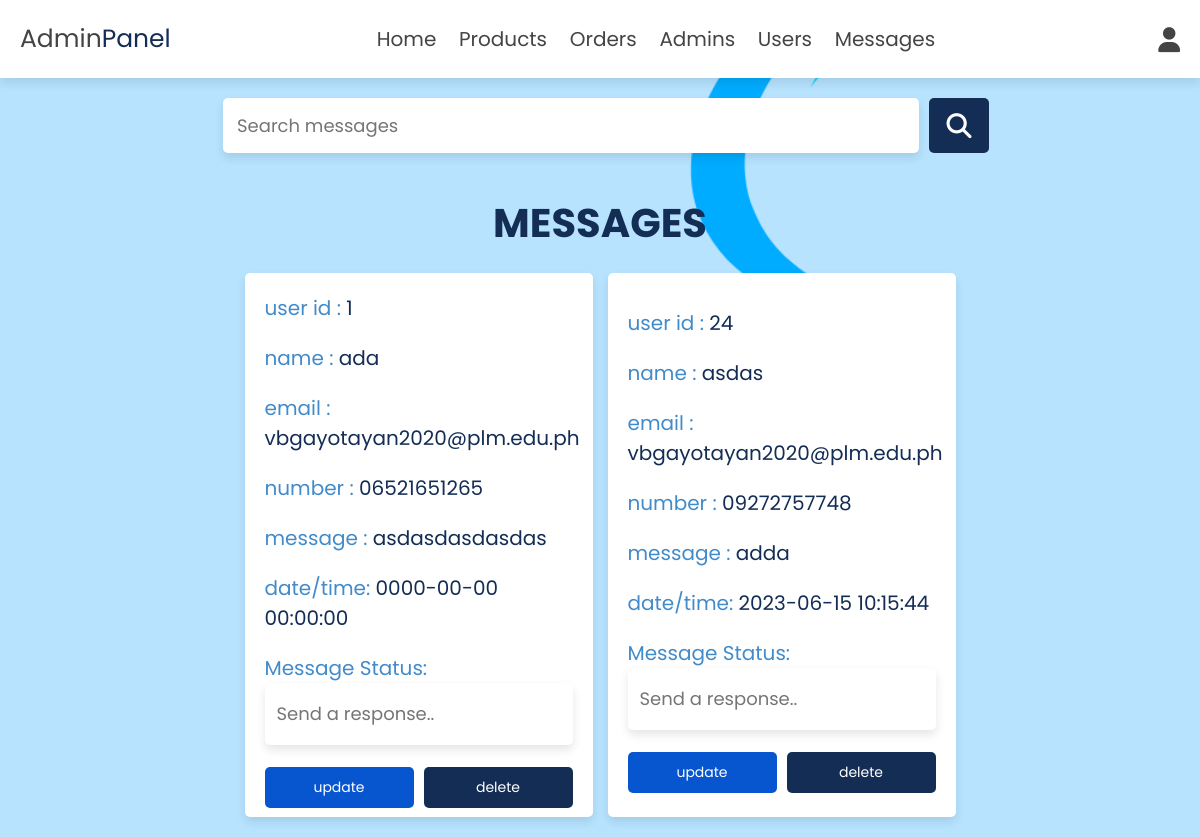
/admin/messages.php (signed in), run on an earlier commit of the app's database.
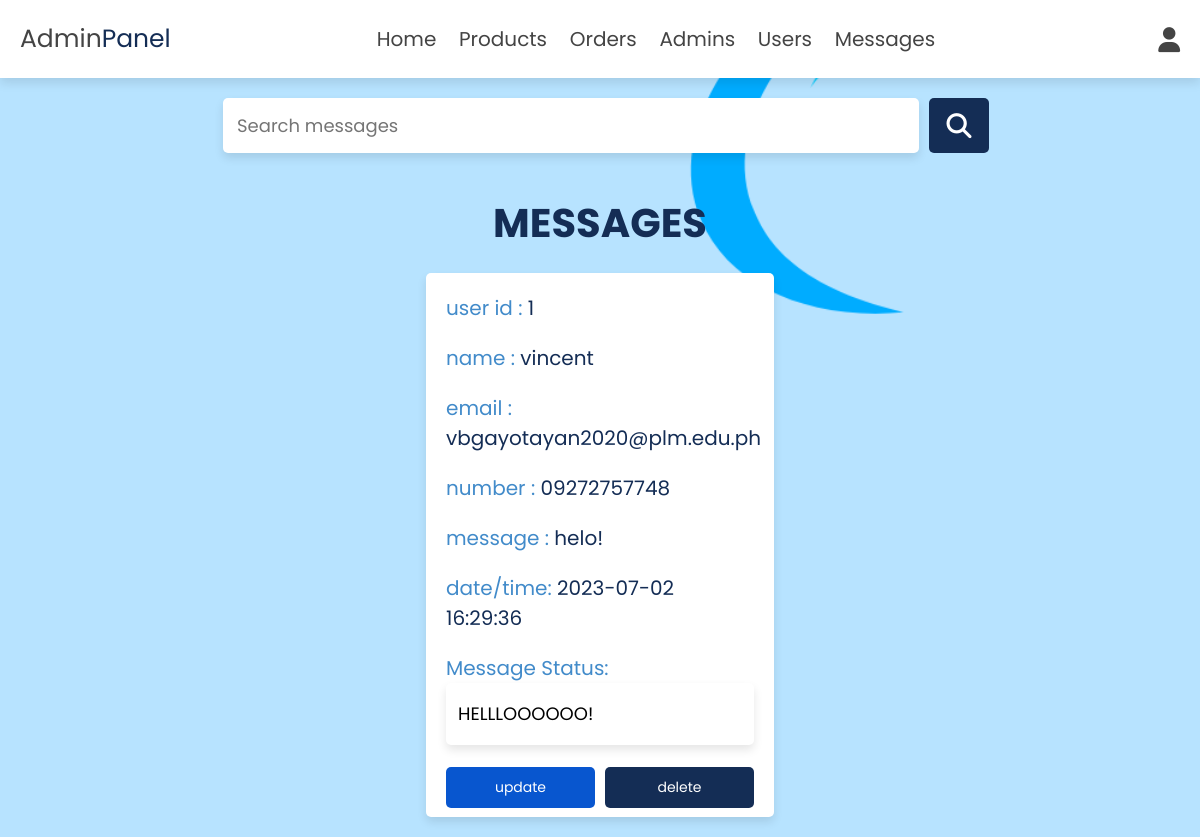
And on a later commit of the database.
### tables this page shows
CREATE TABLE IF NOT EXISTS `messages` (
  `id` int(100) NOT NULL AUTO_INCREMENT,
  `user_id` int(100) NOT NULL,
  `name` varchar(100) NOT NULL,
  `email` varchar(100) NOT NULL,
  `number` varchar(12) NOT NULL,
  `message` varchar(500) NOT NULL,
  `message_status` varchar(100) NOT NULL,
  `dates` datetime NOT NULL DEFAULT current_timestamp(),
  PRIMARY KEY (`id`)
);

### admin/messages.php (the view, shortened to what this page needs)
<?php
include '../components/connect.php';
include '../components/admin_header.php';
?>
<!DOCTYPE html>
<html lang="en">
<head>
   <link rel="stylesheet" href="../css/admin_style.css">
   <link rel="stylesheet" href="https://cdnjs.cloudflare.com/ajax/libs/font-awesome/6.1.1/css/all.min.css">
</head>
<body>
<section class="search-form">
   <form action="" method="post">
      <input type="text" name="search_box" id="search_box" placeholder="Search messages" maxlength="100" class="box" required>
      <button type="submit" class="fas fa-search" name="search_btn"></button>
   </form>
</section>
<section class="contacts">
<h1 class="heading">messages</h1>
<div class="box-container" id="search_results">
<?php
   $select_message = $conn->prepare("SELECT * FROM `messages`");
   $select_message->execute();
   if ($select_message->rowCount() > 0) {
      while ($fetch_message = $select_message->fetch(PDO::FETCH_ASSOC)) {
         ?>
   <div class= "overflow">
   <div class="box">
   <p> user id : <span><?= $fetch_message['user_id']; ?></span></p>
   <p> name : <span><?= $fetch_message['name']; ?></span></p>
   <p> email : <span><?= $fetch_message['email']; ?></span></p>
   <p> number : <span><?= $fetch_message['number']; ?></span></p>
   <p> message : <span><?= $fetch_message['message']; ?></span></p>
   <p> date/time: <span><?= $fetch_message['dates']; ?></span></p>
   <form action="" method="post">
   <p> Message Status:
               <input type="text" id= "status" placeholder="Send a response.." name="message_status" value="<?= $fetch_message['message_status'];?>" class="box" required maxlength="50" style="width: 100%; height: 40%; padding: 12px; font-size: 1.8rem;"/>
   </p>
   <div class="flex-btn">
      <input type="submit" value="update" class="option-btn" name="update_status">
      <a href="messages.php?delete=<?= $fetch_message['id']; ?>" onclick="return confirm('delete this message?');" class="delete-btn">delete</a>
   </div>
   </div>
         </div>
   <?php
      }
      }else{
         echo '<p class="empty">you have no messages</p>';
      }
   ?>
   </div>
</section>
</body>
</html>

### components/admin_header.php (shortened to what this page needs)
<header class="header">
   <section class="flex">
      <a href="../admin/dashboard.php" class="logo">Admin<span>Panel</span></a>
      <nav class="navbar">
         <a href="../admin/dashboard.php">home</a>
         <a href="../admin/product_table.php">products</a>
         <a href="../admin/placed_orders.php">orders</a>
         <a href="../admin/admin_accounts.php">admins</a>
         <a href="../admin/users_accounts.php">users</a>
         <a href="../admin/messages.php">messages</a>
      </nav>
      <div class="icons">
         <div id="user-btn" class="fas fa-user"></div>
      </div>
   </section>
</header>

### css/admin_style.css (style rules this page uses)
:root { --main-color:#142d55; --black:#444; --lightblue:#4b92ff; --aquamarine:#57e3ff; --blue: #0856cf; --white:#fff; --light-color:#B7E3FF; --light-bg:#f5f5f5; --orange:#f39c12; --red: #ff6969; --box-shadow:0 .5rem 1rem rgba(0,0,0,.1); --modal-duration: 1s; --modal-color: #428bca; }
* { font-family: 'Poppins', sans-serif; margin:0; padding:0; box-sizing: border-box; outline: none; border:none; text-decoration: none; }
html { font-size: 62.5%; overflow-x: hidden; }
body { background-color: var(--light-color); background-image: url('../images/gemstar.png'); background-repeat: no-repeat; background-size: 50%; background-position: 105% -90%; background-blend-mode:color-burn; background-attachment: fixed; }
section { padding:2rem; min-width: 100%; margin:0 auto; border-radius: 2rem; }
.heading { font-size: 4rem; color:var(--main-color); margin-bottom: 2rem; text-align: center; text-transform: uppercase; }
.btn, .btns, .delete-btn, .option-btn { display: flex; width: 100%; margin-top: 1.2rem; border-radius: .5rem; padding:1rem 3rem; font-size: 1.4rem; color:var(--white); cursor: pointer; text-align: center; justify-content: center; align-content: flex-end; }
.option-btn { background-color: var(--lightblue); }
.delete-btn { background-color: var(--main-color); }
.flex-btn { display: flex; gap:1rem; justify-content: flex-end; position: relative; }
.header { position: sticky; top:0; left:0; right:0; background-color: var(--white); box-shadow: var(--box-shadow); z-index: 1000; }
.header .flex { display: flex; align-items: center; justify-content: space-between; position: relative; }
.header .flex .logo { font-size: 2.5rem; color:var(--black); }
.header .flex .logo span { color:var(--main-color); }
.header .flex .navbar a { margin:0 1rem; font-size: 2rem; color:var(--black); text-decoration: none; text-transform: capitalize; }
.header .flex .icons div { margin-left: 1.7rem; font-size: 2.5rem; cursor: pointer; color:var(--black); }
.option-btn { background-color: var(--blue); }
.contacts .box-container { display: grid; grid-template-columns: repeat(auto-fit, 30%); gap:1.5rem; align-items: flex-start; justify-content: center; }
.contacts .box-container .box { padding:2rem; padding-top: 1rem; border-radius: .5rem; border:var(--border); background-color: var(--white); box-shadow: var(--box-shadow); height: 100%; min-width: auto; display: flex; flex-direction: column; justify-content: center; }
.contacts .box-container .box p { line-height: 1.5; font-size: 2rem; color:var(--modal-color); margin:1rem 0; }
.contacts .box-container .box p span { color:var(--main-color); }
.search-form form { display: flex; gap:1rem; }
.search-form form input { width: 60%; border:var(--border); border-radius: .5rem; background-color: var(--white); box-shadow: var(--box-shadow); padding:1.4rem; margin-left: 17.5%; font-size: 1.8rem; color:var(--black); }
.search-form form button { font-size: 2.5rem; height: 5.5rem; line-height: 5.5rem; background-color: var(--main-color); cursor: pointer; color:var(--white); border-radius: .5rem; width: 6rem; text-align: center; }

What changed in the data, as far as the page shows it:
removed messages: user "1", name "ada", email "vbgayotayan2020@plm.edu.ph", number "06521651265", message "asdasdasdasdas", dates "0000-00-00 00:00:00"
removed messages: user "24", name "asdas", email "vbgayotayan2020@plm.edu.ph", number "09272757748", message "adda", dates "2023-06-15 10:15:44"
added messages: user "1", name "vincent", email "vbgayotayan2020@plm.edu.ph", number "09272757748", message "helo!", dates "2023-07-02 16:29:36", message_status "HELLLOOOOOO!"
